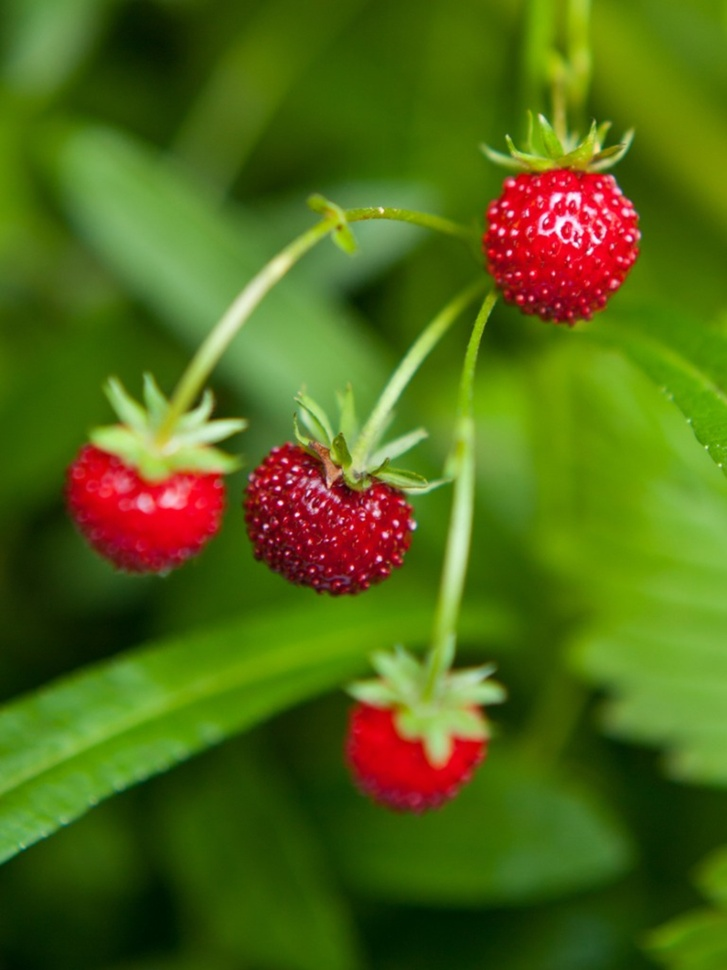
#> input picture straw2.jpeg, 727 x 970 px, shrunk from 1200 x 1600 before the run, found by its file name
$ python segtest.py
#> lines starting #> are read from the running program, lines starting #| are printed output that depends on the picture
#> in main, image is the input picture: shape (970, 727, 3); mean B, G, R 21.6, 105.1, 81.6
import cv2
import numpy as np
import matplotlib.pyplot as plt

def display_hsv_channels(image):
    """
    Chuyển ảnh từ BGR sang HSV và hiển thị từng kênh H, S, V.
    """
    hsv_image = cv2.cvtColor(image, cv2.COLOR_BGR2HSV)
#> hsv_image: shape (970, 727, 3); mean H, S, V 52.2, 221.6, 118.2
    h, s, v = cv2.split(hsv_image)
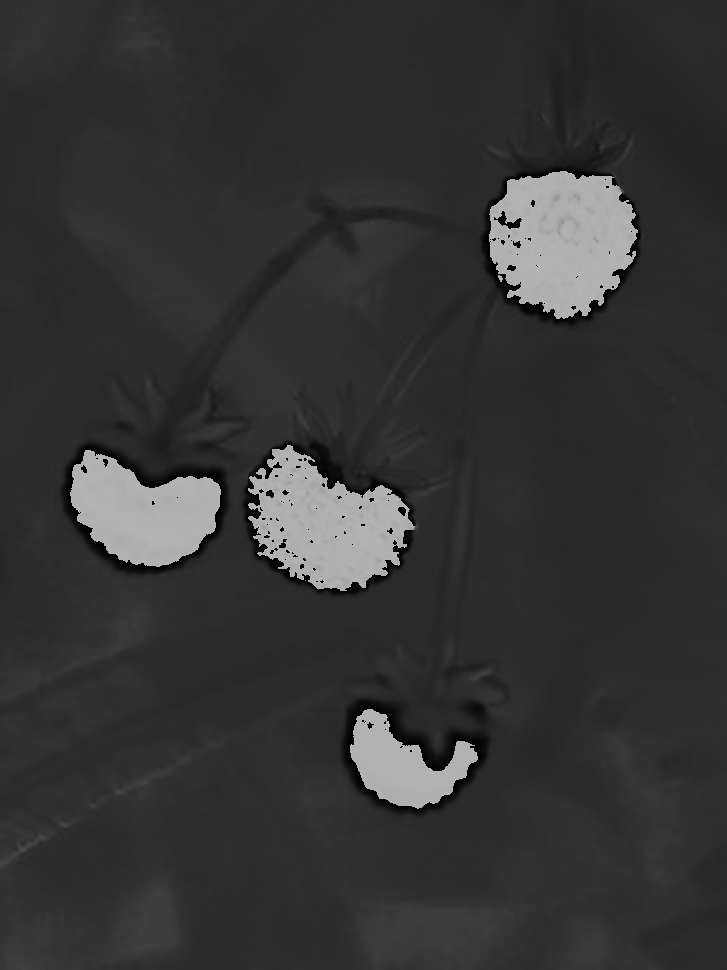
#> h: shape (970, 727); min 0, max 179, mean 52.2
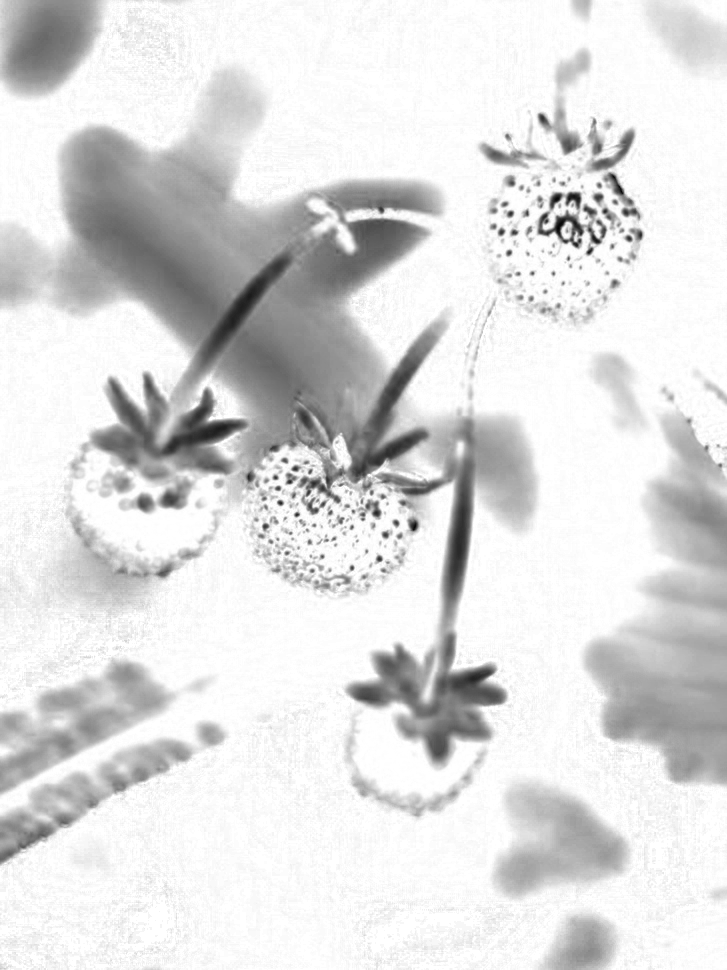
#> s: shape (970, 727); min 3, max 255, mean 221.6
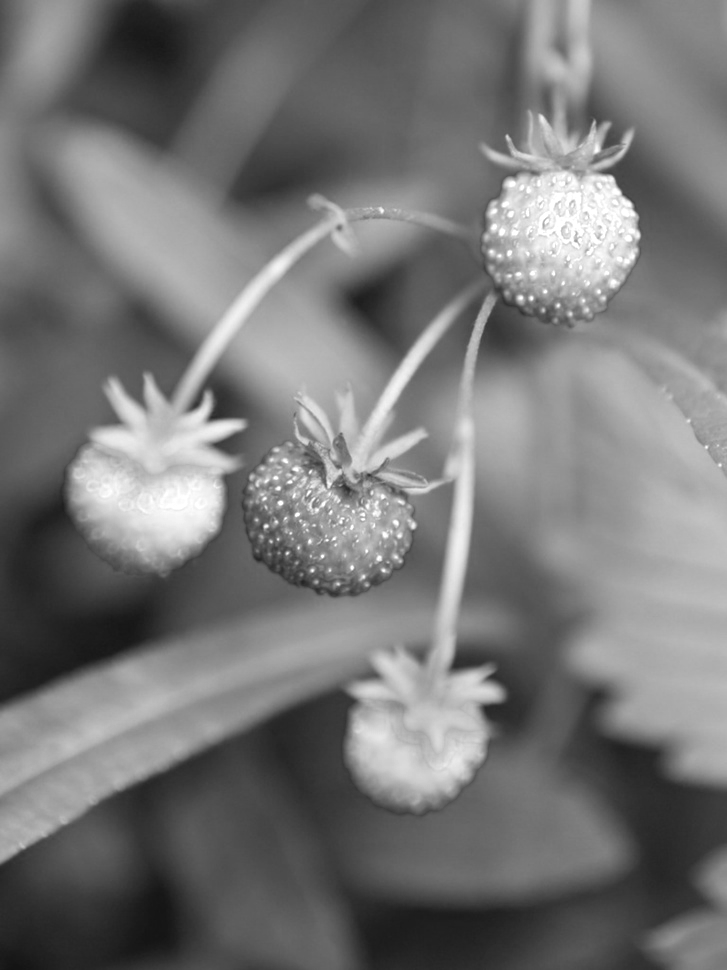
#> v: shape (970, 727); min 19, max 255, mean 118.2

    plt.figure(figsize=(15, 5))

    plt.subplot(1, 3, 1)
    plt.imshow(h, cmap='gray')
    plt.title("Hue Channel")
    plt.axis("off")

    plt.subplot(1, 3, 2)
    plt.imshow(s, cmap='gray')
    plt.title("Saturation Channel")
    plt.axis("off")

    plt.subplot(1, 3, 3)
    plt.imshow(v, cmap='gray')
    plt.title("Value Channel")
    plt.axis("off")

    plt.tight_layout()
    plt.show()
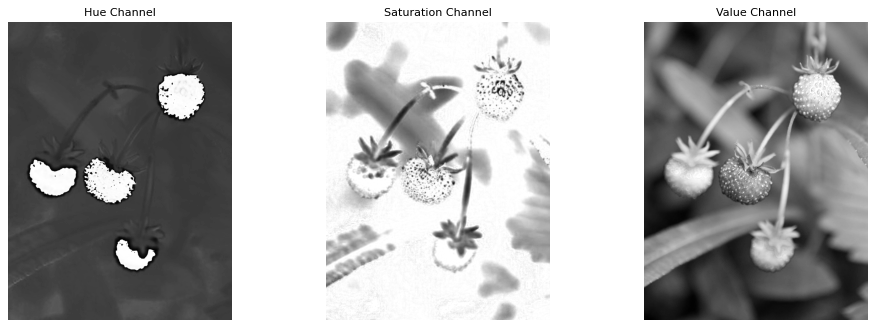
#> figure drawn by matplotlib, 3 panels

def main():
    image_path = r"D:\KY_8\TRUNG\T4_AI\CODE\K_MEAN\straw2.jpeg"  # Cập nhật đường dẫn ảnh của bạn
    image = cv2.imread(image_path)

    # Hiển thị các kênh HSV
    display_hsv_channels(image)

if __name__ == "__main__":
    main()

$ run again, with straw1.jpeg copied over straw2.jpeg
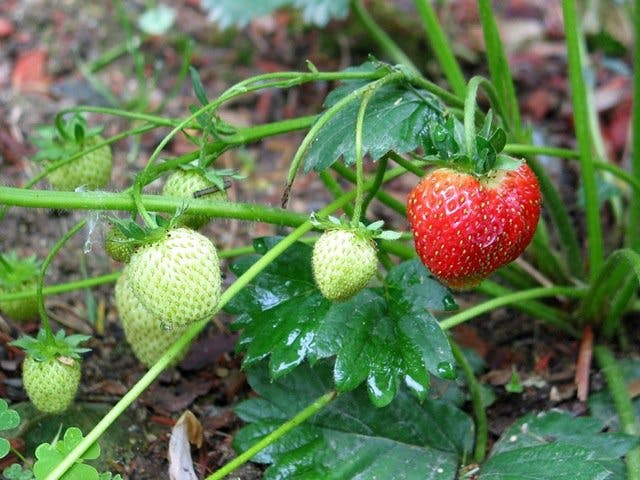
#> input picture straw1.jpeg, 640 x 480 px, found by its file name
#> in main, image is the input picture: shape (480, 640, 3); mean B, G, R 81.8, 120.2, 98.4
#> hsv_image: shape (480, 640, 3); mean H, S, V 55.4, 107.7, 129.1
#> in display_hsv_channels, `h, s, v = cv2.split(hsv_image)`:
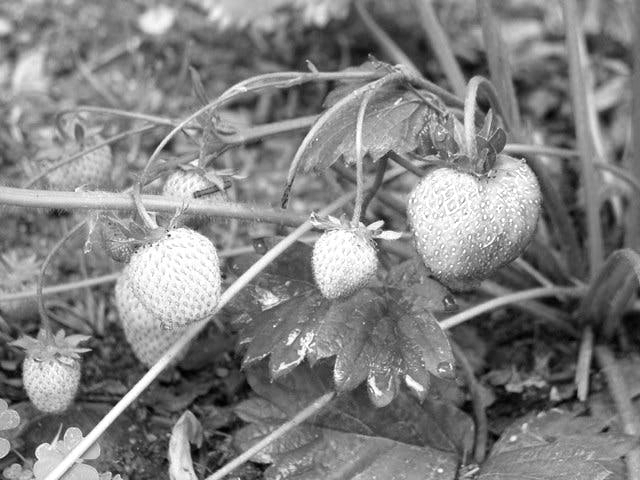
#> v: shape (480, 640); min 0, max 255, mean 129.1
#> in display_hsv_channels, `plt.show()`:
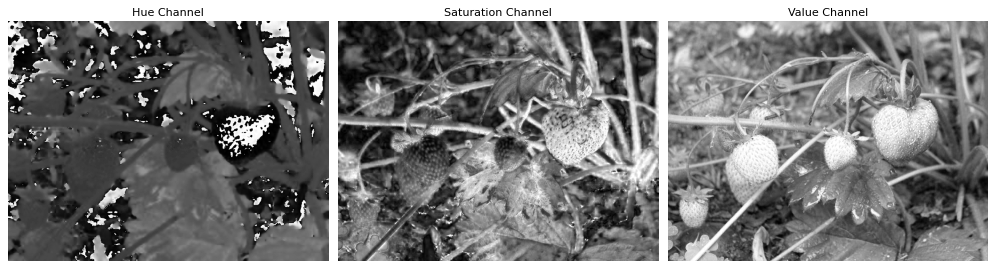
#> figure drawn by matplotlib, 3 panels

$ run again, with tomato.png saved as straw2.jpeg
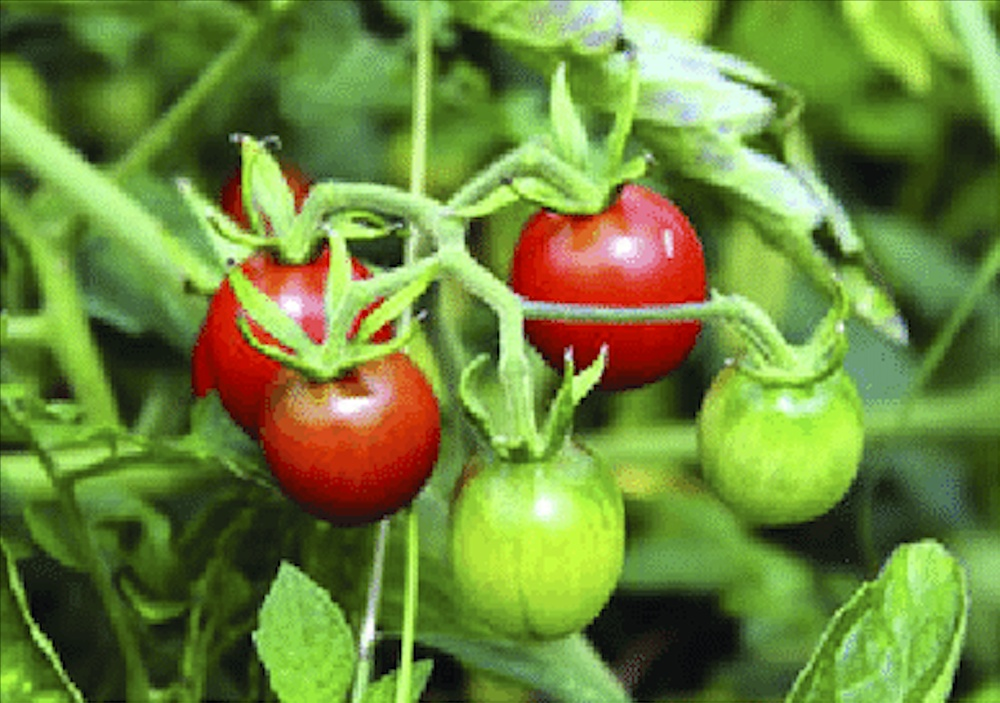
#> input picture tomato.png, 1000 x 703 px, shrunk from 1314 x 924 before the run, found by its file name
#> in main, image is the input picture: shape (703, 1000, 3); mean B, G, R 59.2, 135.6, 110
#> hsv_image: shape (703, 1000, 3); mean H, S, V 44.1, 154.6, 146.3
#> in display_hsv_channels, `h, s, v = cv2.split(hsv_image)`:
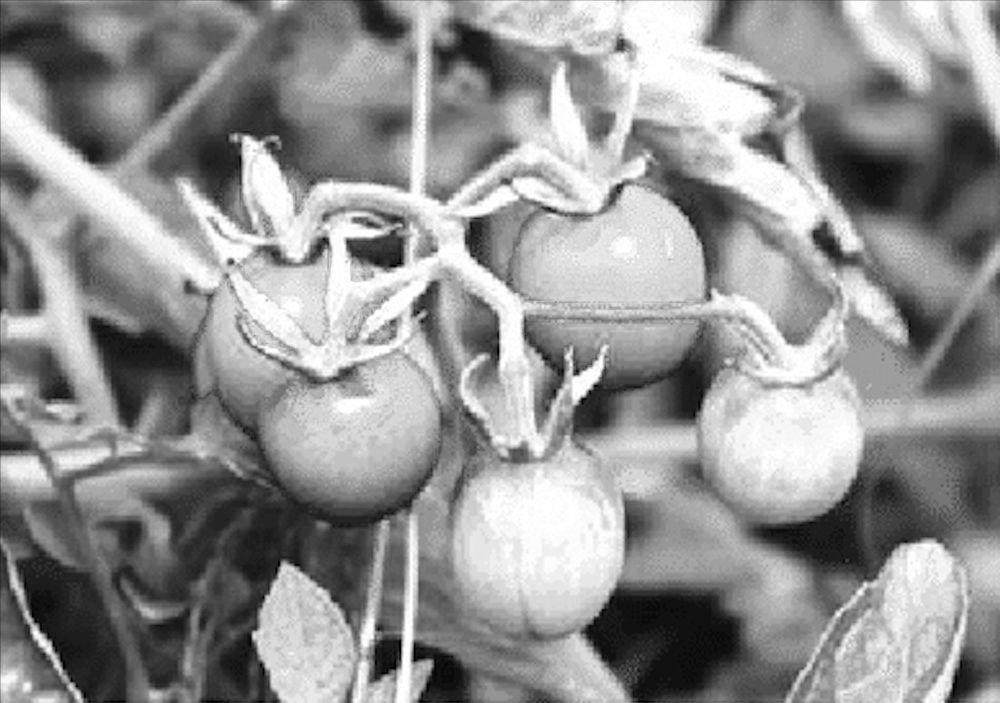
#> v: shape (703, 1000); min 0, max 255, mean 146.3
#> in display_hsv_channels, `plt.show()`:
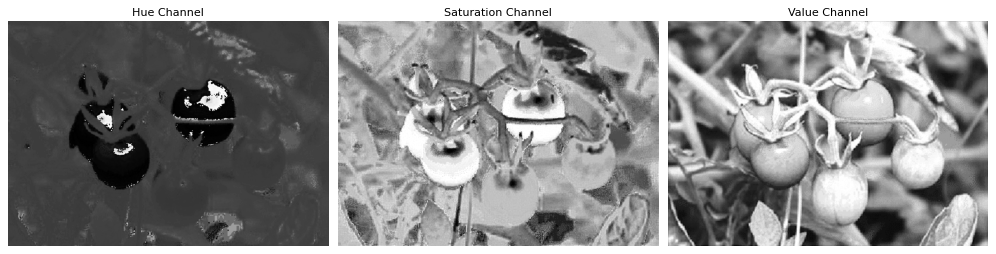
#> figure drawn by matplotlib, 3 panels
